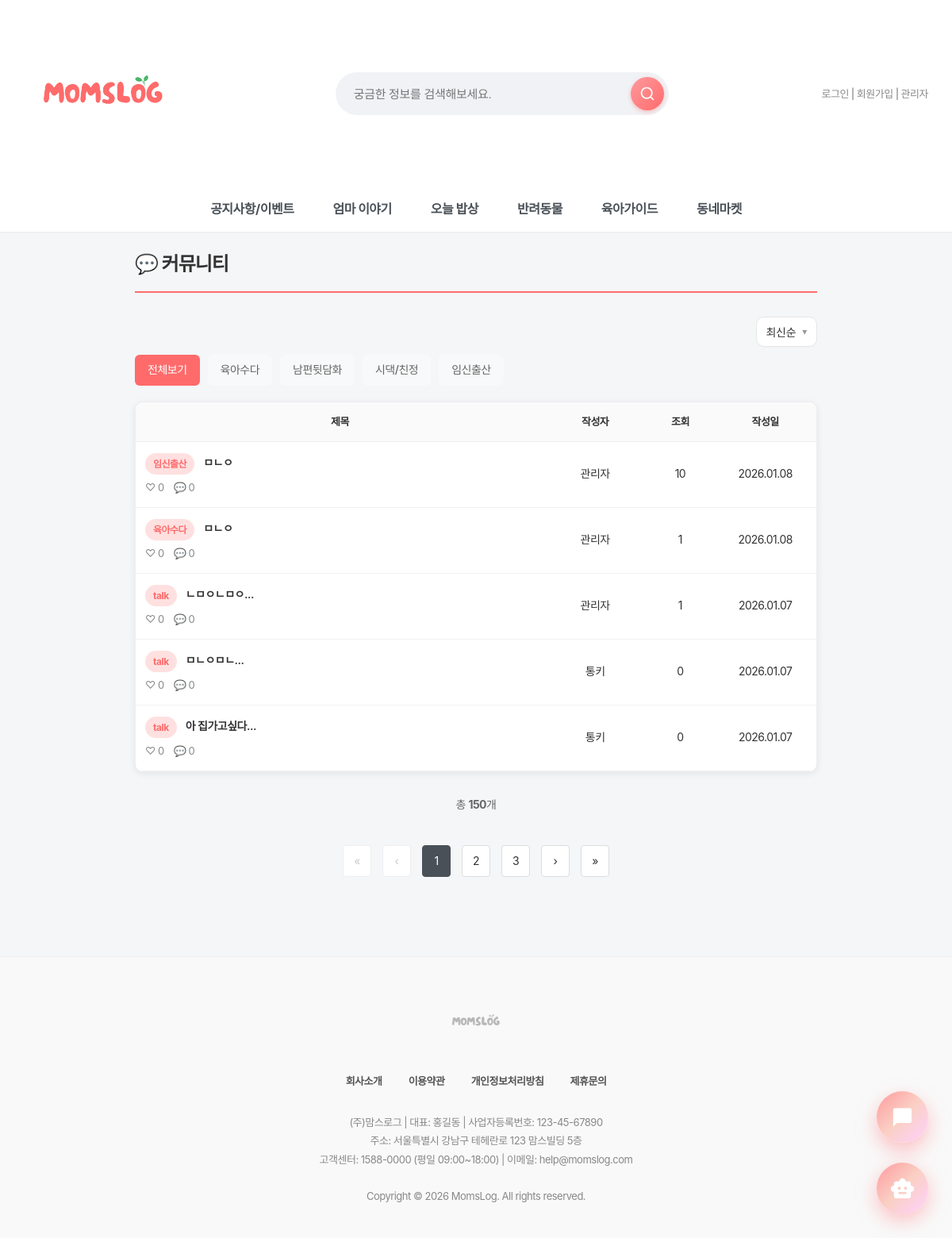
The app's page /board/free/ with its own data.
### board/models.py (models this page shows, shortened)
class FreePost(models.Model):
    CATEGORY_CHOICES = [
        ('all', '전체보기'),
        ('mom', '육아수다'),
        ('husband', '남편뒷담화'),
        ('family', '시댁/친정'),
        ('preg', '임신출산'),
    ]
    REGION_CHOICES = [
        ('seoul', '서울시'),
        ('gyeonggi', '경기도'),
        ('incheon', '인천시'),
        ('daejeon', '대전시'),
        ('daegu', '대구시'),
        ('busan', '부산시'),
        ('gwangju', '광주시'),
        ('ulsan', '울산시'),
        ('sejong', '세종시'),
        ('other', '기타'),
    ]
    category = models.CharField(
        max_length=20,
        choices=CATEGORY_CHOICES,
        default='mom',
        verbose_name='카테고리'
    )
    title = models.CharField(max_length=200, verbose_name="제목")
    content = models.TextField(verbose_name="내용")
    author = models.ForeignKey(settings.AUTH_USER_MODEL, on_delete=models.CASCADE, verbose_name="작성자")
    created_at = models.DateTimeField(auto_now_add=True, verbose_name="작성일")
    views = models.IntegerField(default=0, verbose_name="조회수")
    reaction_empathy = models.IntegerField(default=0, verbose_name="공감해요")      # 🤝
    reaction_courage = models.IntegerField(default=0, verbose_name="힘내세요")     # 💪
    reaction_cheer = models.IntegerField(default=0, verbose_name="축하해요")       # 🎉
    reaction_support = models.IntegerField(default=0, verbose_name="응원해요")     # 👏
    reaction_thanks = models.IntegerField(default=0, verbose_name="고마워요")      # 🙏
    region = models.CharField(max_length=20, choices=REGION_CHOICES, null=True, blank=True, verbose_name="지역")
    district = models.CharField(max_length=50, null=True, blank=True, verbose_name="구/군")
    dong = models.CharField(max_length=50, null=True, blank=True, verbose_name="동/읍/면")
    latitude = models.DecimalField(max_digits=9, decimal_places=6, null=True, blank=True, verbose_name="위도")
    longitude = models.DecimalField(max_digits=9, decimal_places=6, null=True, blank=True, verbose_name="경도")
    comment_count = models.IntegerField(default=0, verbose_name="댓글수")
    bookmark_count = models.IntegerField(default=0, verbose_name="저장수")
    popularity_score = models.FloatField(default=0, verbose_name="인기도 점수")
    is_pinned = models.BooleanField(default=False, verbose_name="운영진 고정")
    pinned_at = models.DateTimeField(null=True, blank=True, verbose_name="고정 시간")
    class Meta:
        verbose_name = '자유게시판'
        verbose_name_plural = '자유게시판'
        ordering = ['-created_at']
        indexes = [
            models.Index(fields=['-is_pinned', '-popularity_score', '-created_at']),
            models.Index(fields=['region', '-popularity_score']),
        ]

### accounts/models.py (models this page shows, shortened)
class User(AbstractUser):
    real_name = models.CharField("이름", max_length=30)
    nickname = models.CharField("닉네임", max_length=30, unique=True)
    jumin = models.CharField("주민번호", max_length=20)  # 000000-0000000
    phone = models.CharField("휴대폰 번호", max_length=20)
    email = models.EmailField("이메일", max_length=254)
    address = models.CharField("주소", max_length=200, blank=True, null=True)
    address_detail = models.CharField("상세주소", max_length=200, blank=True, null=True)
    point = models.PositiveIntegerField("포인트", default=0)
    grade = models.CharField("회원 등급", max_length=10, choices=GRADE_CHOICES, default="start")
    GENDER_CHOICES = [
        ('M', '남자'),
        ('F', '여자'),
    ]
    gender = models.CharField("성별", max_length=1, choices=GENDER_CHOICES, default='F')
    has_children = models.BooleanField("자녀 유무", default=False)
    CHILD_STAGE_CHOICES = [
        ("kindergarten", "유치원"),
        ("elementary", "초등학생"),
        ("middle", "중학생"),
        ("high", "고등학생"),
        ("adult", "성인"),
        ("other", "기타"),
    ]
    children_stages = models.JSONField("자녀 학령(복수)", default=list, blank=True)
    terms_agreed = models.BooleanField("약관 동의", default=False)

### board/views.py (the view)
# urls.py: path('free/', views.free_list, name='free_list'),  # 목록
def free_list(request):
    selected_category = request.GET.get("category", "all")
    sort = request.GET.get("sort", "latest")
    if selected_category == "all":
        qs = FreePost.objects.all()
    else:
        qs = FreePost.objects.filter(category=selected_category)
    POPULAR_THRESHOLD = 10
    qs = qs.annotate(
        cmt_cnt=Count("comments", distinct=True),
        react_cnt=(
            Coalesce(F("reaction_empathy"), Value(0), output_field=IntegerField()) +
            Coalesce(F("reaction_courage"), Value(0), output_field=IntegerField()) +
            Coalesce(F("reaction_cheer"), Value(0), output_field=IntegerField()) +
            Coalesce(F("reaction_support"), Value(0), output_field=IntegerField()) +
            Coalesce(F("reaction_thanks"), Value(0), output_field=IntegerField())
        )
    )
    qs = qs.annotate(
        is_popular=Case(
            When(react_cnt__gte=POPULAR_THRESHOLD, then=Value(True)),
            default=Value(False),
            output_field=BooleanField(),
        )
    )
    if sort == "views":
        qs = qs.order_by("-views", "-created_at")          # 조회수순
    elif sort == "comments":
        qs = qs.order_by("-cmt_cnt", "-created_at")        # 댓글순
    elif sort == "popular":
        qs = qs.order_by("-react_cnt", "-created_at")     # ⭐ 인기순(공감합계)
    else:
        qs = qs.order_by("-created_at")                    # 최신순
    paginator = Paginator(qs, 5)
    page_obj = paginator.get_page(request.GET.get("page", 1))
    today = timezone.localdate()
    for post in page_obj:
        post.is_new_today = (post.created_at.date() == today)
    context = {
        "posts": page_obj,
        "page_obj": page_obj,
        "selected_category": selected_category,
        "sort": sort,
        "total_count": qs.count(),
    }
    return render(request, "board/free_list.html", context)

### quests/context_processors.py (called while the page is built, shortened)
def today_quest(request):
    if not request.user.is_authenticated:
        return {
            "today_quest": None,
            "grade_progress": None,
        }

### board/templates/board/free_list.html (shortened to what this page needs)
{% extends 'base.html' %}
{% load humanize %}
{% block content %}
<div class="free-container">
    <div class="free-header">
        <h2>💬 커뮤니티</h2>
    </div>
    <div class="sort-dropdown" id="sortDropdown">
        <button type="button" class="sort-trigger" id="sortTrigger">
            {% if sort == "views" %}조회수순
            {% elif sort == "comments" %}댓글순
            {% elif sort == "popular" %}인기순
            {% else %}최신순{% endif %}
            <span class="sort-caret">▾</span>
        </button>
    </div>
    <div class="category-tabs">
        <a href="?category=all" class="category-tab {% if selected_category == 'all' %}active{% endif %}">전체보기</a>
        <a href="?category=mom" class="category-tab {% if selected_category == 'mom' %}active{% endif %}">육아수다</a>
        <a href="?category=husband" class="category-tab {% if selected_category == 'husband' %}active{% endif %}">남편뒷담화</a>
        <a href="?category=family" class="category-tab {% if selected_category == 'family' %}active{% endif %}">시댁/친정</a>
        <a href="?category=preg" class="category-tab {% if selected_category == 'preg' %}active{% endif %}">임신출산</a>
    </div>
    {% if posts %}
    <div class="free-table-wrap">
        <table class="free-table">
            <thead>
                <tr>
                    <th style="width:60%;">제목</th>
                    <th class="col-author" style="width:15%;">작성자</th>
                    <th class="col-views" style="width:10%;">조회</th>
                    <th style="width:15%;">작성일</th>
                </tr>
            </thead>
            <tbody>
                {% for post in posts %}
                <tr>
                    <td class="free-title-cell">
                        <a class="free-title-link"
                        href="{% url 'board:free_detail' post.pk %}?category={{ selected_category }}&page={{ page_obj.number }}">
                            <span class="free-badge">
                                {% if post.category == 'mom' %}육아수다
                                {% elif post.category == 'husband' %}남편뒷담화
                                {% elif post.category == 'family' %}시댁/친정
                                {% elif post.category == 'preg' %}임신출산
                                {% else %}{{ post.get_category_display }}{% endif %}
                            </span>
                            {{ post.title }}
                        </a>
                        <div class="free-meta-icons">
                            <span class="meta-item">♡ {{ post.react_cnt|default:0 }}</span>
                            <span class="meta-item">💬 {{ post.cmt_cnt|default:0 }}</span>
                        </div>
                    </td>
                    <td class="col-author">
                        {% if post.is_anonymous %}
                            익명
                        {% else %}
                            {{ post.author.nickname|default:post.author.username }}
                        {% endif %}
                    </td>
                    <td class="col-views">{{ post.views }}</td>
                    <td>{{ post.created_at|date:"Y.m.d" }}</td>
                </tr>
                {% endfor %}
            </tbody>
        </table>
    </div>
    {% endif %}
    <div class="free-total-count-bottom">
        총 <strong>{{ total_count }}</strong>개
    </div>
    {% if page_obj.paginator.num_pages > 1 %}
    <div class="pagination-container">
        {% if page_obj.number > 1 %}
        <a href="?category={{ selected_category }}&sort={{ sort }}&page=1" class="pagination-btn">«</a>
        {% else %}
        <span class="pagination-btn disabled">«</span>
        {% endif %}
        {% if page_obj.has_previous %}
        <a href="?category={{ selected_category }}&sort={{ sort }}&page={{ page_obj.previous_page_number }}" class="pagination-btn">‹</a>
        {% else %}
        <span class="pagination-btn disabled">‹</span>
        {% endif %}
        {% with start_page=page_obj.number|add:'-2' end_page=page_obj.number|add:'2' %}
        {% for num in page_obj.paginator.page_range %}
            {% if num >= start_page and num <= end_page %}
                {% if num == page_obj.number %}
                <span class="pagination-btn active">{{ num }}</span>
                {% else %}
                <a href="?category={{ selected_category }}&sort={{ sort }}&page={{ num }}" class="pagination-btn">
                    {{ num }}
                </a>
                {% endif %}
            {% endif %}
        {% endfor %}
        {% endwith %}
        {% if page_obj.has_next %}
        <a href="?category={{ selected_category }}&sort={{ sort }}&page={{ page_obj.next_page_number }}" class="pagination-btn">›</a>
        {% else %}
        <span class="pagination-btn disabled">›</span>
        {% endif %}
        {% if page_obj.number < page_obj.paginator.num_pages %}
        <a href="?category={{ selected_category }}&sort={{ sort }}&page={{ page_obj.paginator.num_pages }}" class="pagination-btn">»</a>
        {% else %}
        <span class="pagination-btn disabled">»</span>
        {% endif %}
    </div>
    {% endif %}
</div>
{% endblock %}

### static/css/style.css (style rules this page uses)
body { font-family: "Pretendard Variable", "Pretendard", -apple-system, BlinkMacSystemFont, system-ui, Roboto, "Helvetica Neue", "Segoe UI", "Apple SD Gothic Neo", "Noto Sans KR", "Malgun Gothic", "Apple Color Emoji", "Segoe UI Emoji", "Segoe UI Symbol", sans-serif; margin: 0; padding: 0; background-color: #f4f6f8; color: #333; line-height: 1.6; letter-spacing: -0.5px; -webkit-font-smoothing: antialiased; -moz-osx-font-smoothing: grayscale; }
h1, h2, h3, h4, h5, h6 { font-weight: 700; letter-spacing: -1px; margin-top: 0; }
button, input, select, textarea { font-family: "Pretendard Variable", "Pretendard", sans-serif; letter-spacing: -0.3px; }
a { text-decoration: none; color: inherit; transition: all 0.3s ease; }
button { font-family: 'Pretendard', sans-serif; }

### static/css/mobile.css (style rules this page uses)
* { box-sizing: border-box; }

### static/css/darkmode.css (style rules this page uses)
body, header, .main-nav, .card, input, textarea, select, button, table { transition: background-color 0.3s ease, color 0.3s ease, border-color 0.3s ease; }

### static/css/premium-finish.css (style rules this page uses)
* { --transition-fast: 0.2s; --transition-normal: 0.3s; --transition-slow: 0.5s; --ease-spring: cubic-bezier(0.23, 1, 0.320, 1); --ease-smooth: cubic-bezier(0.25, 0.46, 0.45, 0.94); }

### static/css/chatbot.css (style rules this page uses)
:root { --primary-gradient: linear-gradient(135deg, #FF9A9E 0%, #FAD0C4 50%, #FFD1FF 100%); --glass-bg: rgba(255, 255, 255, 0.85); --glass-border: 1px solid rgba(255, 255, 255, 0.5); --shadow-xl: 0 20px 40px rgba(0, 0, 0, 0.1), 0 10px 20px rgba(0, 0, 0, 0.05); --text-dark: #2d3436; }
body { font-family: 'Pretendard', sans-serif; }

### main/templates/base.html (style rules this page uses)
* { font-family: "Pretendard", -apple-system, BlinkMacSystemFont, system-ui, Roboto, "Helvetica Neue", "Segoe UI", "Apple SD Gothic Neo", "Noto Sans KR", "Malgun Gothic", "Apple Color Emoji", "Segoe UI Emoji", "Segoe UI Symbol", sans-serif; }

### board/templates/board/free_list.html (style rules this page uses)
.free-container { max-width: 900px; margin: 0 auto; padding: 20px; }
.free-header { display: flex; justify-content: space-between; align-items: center; margin-bottom: 20px; padding-bottom: 15px; border-bottom: 2px solid #ff6b6b; }
.free-header h2 { margin: 0; font-size: 24px; font-weight: 700; color: #333; }
.category-tabs { display: flex; gap: 10px; margin-bottom: 20px; flex-wrap: wrap; }
.category-tab { padding: 8px 16px; background: #f8f9fa; color: #666; text-decoration: none; border-radius: 6px; font-size: 14px; font-weight: 500; transition: .2s; }
.category-tab.active { background: #ff6b6b; color: white; }
.pagination-container { text-align: center; margin-top: 40px; margin-bottom: 30px; }
.pagination-btn { display: inline-block; margin: 0 5px; padding: 8px 12px; border: 1px solid #ddd; border-radius: 4px; background: white; color: #333; text-decoration: none; font-size: 14px; transition: .2s; min-width: 36px; text-align: center; }
.pagination-btn.active { background: #495057; color: white; border-color: #495057; }
.pagination-btn.disabled { color: #ccc; cursor: not-allowed; border-color: #eee; }
.free-total-count-bottom { margin: 20px 0 8px 0; text-align: center; font-size: 14px; color: #666; }
.free-table-wrap { background: #fff; border-radius: 10px; overflow: hidden; box-shadow: 0 2px 8px rgba(0,0,0,0.08); border: 1px solid #eee; margin-bottom: 30px; }
.free-table { width: 100%; border-collapse: collapse; }
.free-table thead th { background: #fafafa; font-weight: 700; font-size: 13px; color: #333; padding: 14px 12px; border-bottom: 1px solid #eee; text-align: center; }
.free-table tbody td { padding: 14px 12px; border-bottom: 1px solid #f1f1f1; font-size: 14px; color: #333; text-align: center; }
.free-title-cell { text-align: left !important; }
.free-title-link { color: #333; text-decoration: none; font-weight: 600; }
.free-badge { display: inline-block; padding: 4px 10px; background: #ffe0e0; color: #ff6b6b; border-radius: 999px; font-size: 12px; font-weight: 700; margin-right: 8px; vertical-align: middle; }
.free-meta-icons { margin-top: 6px; font-size: 13px; color: #888; display: flex; gap: 12px; align-items: center; }
.free-meta-icons .meta-item { display: inline-flex; align-items: center; gap: 4px; }
.sort-dropdown { position: relative; display: inline-flex; justify-content: flex-end; margin: 10px 0; width: 100%; }
.sort-trigger { margin-left: auto; display: inline-flex; align-items: center; gap: 8px; padding: 8px 12px; border: 1px solid #e7e7e7; background: #fff; border-radius: 10px; font-size: 14px; color: #333; cursor: pointer; transition: .15s; box-shadow: 0 1px 0 rgba(0,0,0,.02); }
.sort-caret { font-size: 12px; color: #999; transform: translateY(-1px); }

### records on screen
FreePost: category "임신출산", title "ㅁㄴㅇ", react_cnt "0", cmt_cnt "0", author.nickname "관리자", views "10", created_at "2026.01.08"
FreePost: category "육아수다", title "ㅁㄴㅇ", react_cnt "0", cmt_cnt "0", author.nickname "관리자", views "1", created_at "2026.01.08"
FreePost: category "talk", title "ㄴㅁㅇㄴㅁㅇ...", react_cnt "0", cmt_cnt "0", author.nickname "관리자", views "1", created_at "2026.01.07"
FreePost: category "talk", title "ㅁㄴㅇㅁㄴ...", react_cnt "0", cmt_cnt "0", author.nickname "통키", views "0", created_at "2026.01.07"
FreePost: category "talk", title "아 집가고싶다...", react_cnt "0", cmt_cnt "0", author.nickname "통키", views "0", created_at "2026.01.07"

### other values on screen
{{ total_count }} "150"
{{ num }} "1"
{{ num }} "2" "3"
